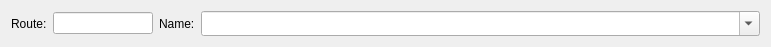
<?xml version="1.0" encoding="UTF-8"?>
<ui version="4.0">
 <class>RouteNameWidget</class>
 <widget class="QWidget" name="RouteNameWidget">
  <property name="geometry">
   <rect>
    <x>0</x>
    <y>0</y>
    <width>771</width>
    <height>47</height>
   </rect>
  </property>
  <property name="windowTitle">
   <string>Form</string>
  </property>
  <layout class="QVBoxLayout" name="verticalLayout">
   <item>
    <layout class="QHBoxLayout" name="horizontalLayout_4">
     <item>
      <widget class="QLabel" name="label">
       <property name="text">
        <string>Route:</string>
       </property>
      </widget>
     </item>
     <item>
      <widget class="QLineEdit" name="txtRouteNbr">
       <property name="sizePolicy">
        <sizepolicy hsizetype="Preferred" vsizetype="Fixed">
         <horstretch>0</horstretch>
         <verstretch>0</verstretch>
        </sizepolicy>
       </property>
       <property name="maximumSize">
        <size>
         <width>100</width>
         <height>16777215</height>
        </size>
       </property>
       <property name="toolTip">
        <string>&lt;html&gt;&lt;head/&gt;&lt;body&gt;&lt;p&gt;Enter an existing route number, e.g. '20' or 'M1'. Enter a range, eg. '200,299' to create a new numeric number in that range.&lt;/p&gt;&lt;p&gt;Alpha routes are only allowed if the alpha route option is set in Parameters. However, route numbers like '01' are treated as numeric  and the numeric route number will be the numeric value, eg '1'. The equivalence between an alpha route and numeric route number is stored in the AltRoute table.&lt;/p&gt;&lt;p&gt;Alpha routes such as 'M1' will have a numeric route assignedin the range 1000-9999'.&lt;/p&gt;&lt;/body&gt;&lt;/html&gt;</string>
       </property>
       <property name="maxLength">
        <number>8</number>
       </property>
      </widget>
     </item>
     <item>
      <widget class="QLabel" name="label_6">
       <property name="text">
        <string>Name:</string>
       </property>
      </widget>
     </item>
     <item>
      <widget class="CComboBox" name="cbRouteName">
       <property name="sizePolicy">
        <sizepolicy hsizetype="Preferred" vsizetype="Minimum">
         <horstretch>1</horstretch>
         <verstretch>0</verstretch>
        </sizepolicy>
       </property>
       <property name="minimumSize">
        <size>
         <width>400</width>
         <height>0</height>
        </size>
       </property>
       <property name="maximumSize">
        <size>
         <width>600</width>
         <height>16777215</height>
        </size>
       </property>
       <property name="editable">
        <bool>true</bool>
       </property>
      </widget>
     </item>
    </layout>
   </item>
  </layout>
 </widget>
 <customwidgets>
  <customwidget>
   <class>CComboBox</class>
   <extends>QComboBox</extends>
   <header>ccombobox.h</header>
  </customwidget>
 </customwidgets>
 <resources/>
 <connections/>
</ui>
